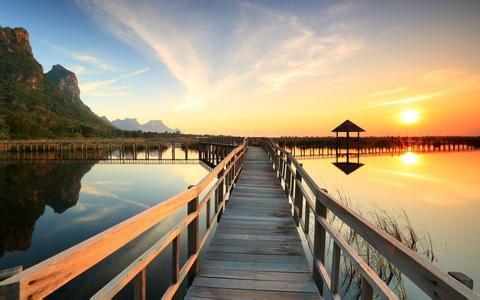
//> input picture OpenCV_Sample/Open_5/bitmap.png, 480 x 300 px
$ ./main   (built with g++ and OpenCV 4)
//> lines starting //> are read from the running program, lines starting //| are printed output that depends on the picture
//加载本地图片进行简单的图片计算

#include<stdio.h>
#include <opencv2\opencv.hpp>
#include <opencv2\core\core.hpp>

using namespace cv;
using namespace std;

int main(int argc,char*argv[])
{

	Mat m_imageF,m_imageS,m_imageR;

	m_imageF = imread("bitmap.png",1);
//> m_imageF is the input picture: 300 rows x 480 cols, CV_8UC3; mean B, G, R 116.3, 140, 153.7
#ifdef Add
	m_imageS = imread("bitmapBlend.png",1);

	addWeighted(m_imageF,0.5,m_imageS,0.9,0,m_imageR);
#endif
	m_imageS = imread("Logo.png",1);
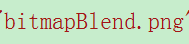
//> input picture OpenCV_Sample/Open_5/Logo.png, 189 x 44 px
//> m_imageS is the input picture: 44 rows x 189 cols, CV_8UC3; mean B, G, R 190.5, 221.1, 196.2

	Mat m_image_ROI;
	m_image_ROI = m_imageF(Rect(200,200,m_imageS.cols,m_imageS.rows));
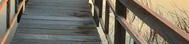
//> m_image_ROI: 44 rows x 189 cols, CV_8UC3; mean B, G, R 99.6, 112.6, 119.1

	Mat m_image_mask = imread("Logo.png",0);
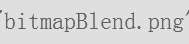
//> m_image_mask: 44 rows x 189 cols, CV_8UC1; min 95, max 223, mean 212.9

	m_imageS.copyTo(m_image_ROI,m_image_mask);

	imshow("FShow",m_imageF);
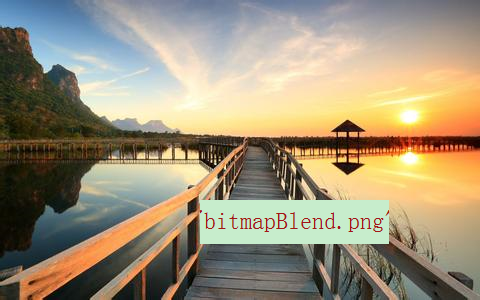
//> window 'FShow': 300 rows x 480 cols, CV_8UC3; mean B, G, R 121.5, 146.2, 158.1
//	imshow("SShow",m_imageS);
//	imshow("RShow",m_image_RIO);

	waitKey(0);

	return 0;
}
